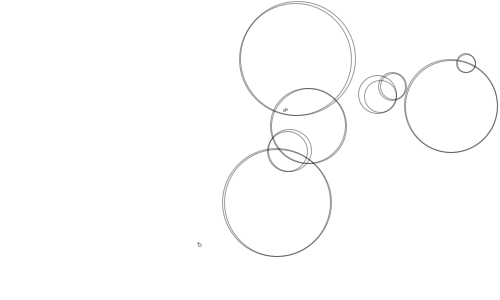
Frame 1 (no input)
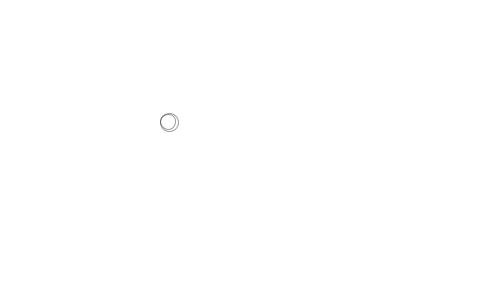
Frame 60 (the mouse pressed at the canvas centre just before this capture)
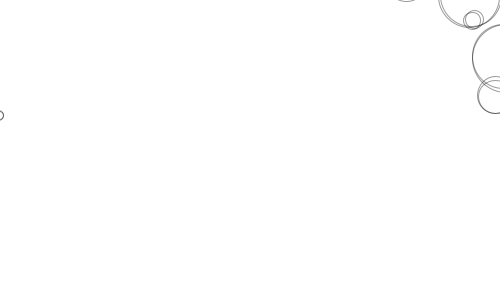
Frame 120 (the mouse held since frame 60 and released just before this capture)

The Processing sketch that drew these frames (run headless with seeded random() and noise(); from frame 60 on, the mouse is pressed at the canvas centre):

// Processing sketch: p6_4
// ── p6_4.pde
/*
* マウスクリックのたびにいくつか円を書く(OOPバージョン衝突判定あり)
* ぶつかったときに透明度を下げる
*/
int _num = 10;
Cirle[] _circleArr = {};

void setup() {
    size(500, 300);
    background(255);
    smooth();
    strokeWeight(1);
    fill(150, 50);
    drawCircles();
}

void draw() {
    background(255);
    for (int i = 0; i <  _circleArr.length; i++) {
        Cirle thisCircle = _circleArr[i];
        thisCircle.updateMe();
    }
}

void mouseReleased() {
    drawCircles();

    // 円の数でも表示しておくか
    println(_circleArr.length);
}

void drawCircles() {
    for (int i = 0; i < _num; i++) {
        Cirle thisCircle = new Cirle();
        thisCircle.drawMe();
        _circleArr = (Cirle[])append(_circleArr, thisCircle);
    }
}

class Cirle {
    float x, y, r;
    color lineColor, fillColor;
    float alpha;
    float xMove, yMove;
    
    /**
    * コンストラクタ
    */
    Cirle() {
        x = random(width);
        y = random(height);
        r = random(100) + 10;
        lineColor = color(random(255), random(255), random(255));
        fillColor = color(random(255), random(255), random(255));
        alpha = 0;
        xMove = random(10) - 5;
        yMove = random(10) - 5;
    }
    
    void drawMe() {
        noStroke();
        fill(fillColor, alpha);
        ellipse(x, y,r * 2, r * 2);
        stroke(lineColor, alpha);
        noFill();
        ellipse(x, y, 10, 10);
    }
    
    void updateMe() {
        x += xMove;
        y += yMove;
        if (x > width + r) x = 0 - r;
        if (x < 0 - r) x = width + r;
        if (y > height + r) y = 0 - r;
        if (y < 0 - r) y = height + r;

        for (int i = 0; i < _circleArr.length; i++) {
            Cirle otherCircle = _circleArr[i];
            if (otherCircle == this) continue;
            float distance = dist(x, y, otherCircle.x, otherCircle.y);
            float overlap = distance - r - otherCircle.r;
            if (overlap < 0) {
                // 重なったときに円を出す
                float midX, midY;
                midX = (x + otherCircle.x) / 2;
                midY = (y + otherCircle.y) / 2;
                stroke(0, 100);
                noFill();
                overlap *=-1;
                ellipse(midX, midY, overlap, overlap);
            }
        }
        
        drawMe();
    }
}
